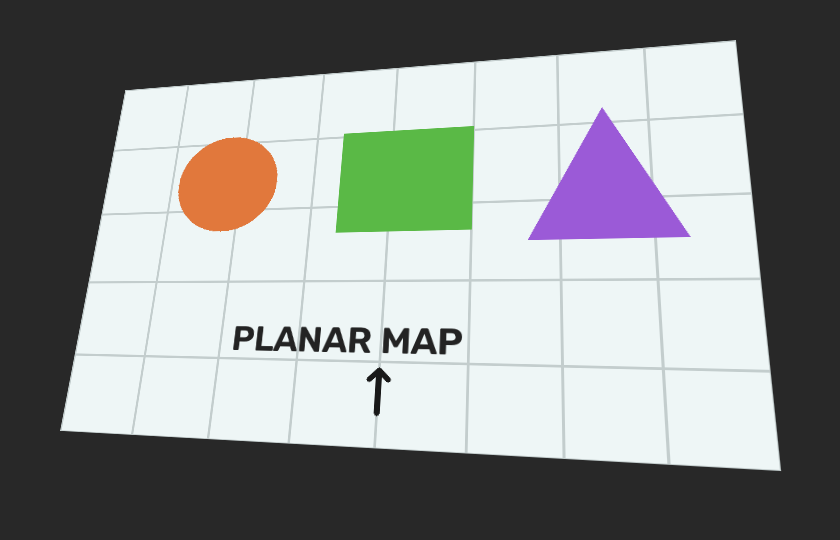
#> input picture Image processing/image-processing-labs/labs/lab07/assets/planar_perspective.png, 840 x 540 px
$ python ex03_bird_eye.py
#> lines starting #> are read from the running program, lines starting #| are printed output that depends on the picture; after the words box and inside, x2 and y2 are one past the last pixel; in counts of white or black regions, pixels touching at a corner belong together
#> in main, frame is the input picture: shape (540, 840, 3); mean B, G, R 145.1, 146.5, 142.9
"""Core: rectify one physical plane from four visible point pairs."""

from pathlib import Path

import cv2
import numpy as np

from labs.common import make_montage

LAB = Path(__file__).resolve().parents[1]
ASSETS = LAB / "assets"

# Corresponding corners are listed clockwise from top-left. Keeping the table
# here makes point ordering visible and gives students one small array to edit.
SOURCE_POINTS = np.float32(
    [
        [125, 90],  # top-left in the perspective image
        [735, 40],  # top-right
        [780, 470],  # bottom-right
        [60, 430],  # bottom-left
    ]
)
# The 8:5 target must match the plane's real aspect ratio, or the result is stretched.
DESTINATION_POINTS = np.float32(
    [
        [0, 0],
        [799, 0],
        [799, 499],
        [0, 499],
    ]
)


def rectify(frame: np.ndarray) -> tuple[np.ndarray, np.ndarray]:
    # Four pairs give exactly the 8 unknowns: no redundancy, so one bad point goes unnoticed.
    homography = cv2.getPerspectiveTransform(SOURCE_POINTS, DESTINATION_POINTS)
    rectified = cv2.warpPerspective(frame, homography, (800, 500))
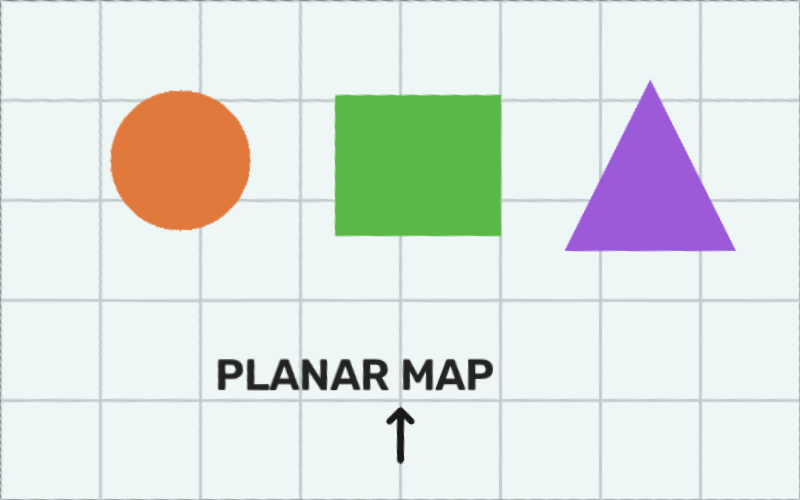
#> rectified: shape (500, 800, 3); mean B, G, R 222.6, 227.1, 221
    return rectified, homography


def process(frame: np.ndarray):
    rectified, homography = rectify(frame)
#> homography = [[1.85, 0.354, -263.6], [0.159, 1.94, -194.7], [0.0005, 0.000634, 1]]
    annotated = frame.copy()
    # Numbered points make the ordering visible, which is how swaps are spotted.
    for index, point in enumerate(SOURCE_POINTS.astype(int), 1):
        cv2.circle(annotated, tuple(point), 8, (0, 80, 255), -1)
        cv2.putText(
            annotated,
            str(index),
            tuple(point + [10, -10]),
            cv2.FONT_HERSHEY_SIMPLEX,
            0.8,
            (0, 80, 255),
            2,
            cv2.LINE_AA,
        )
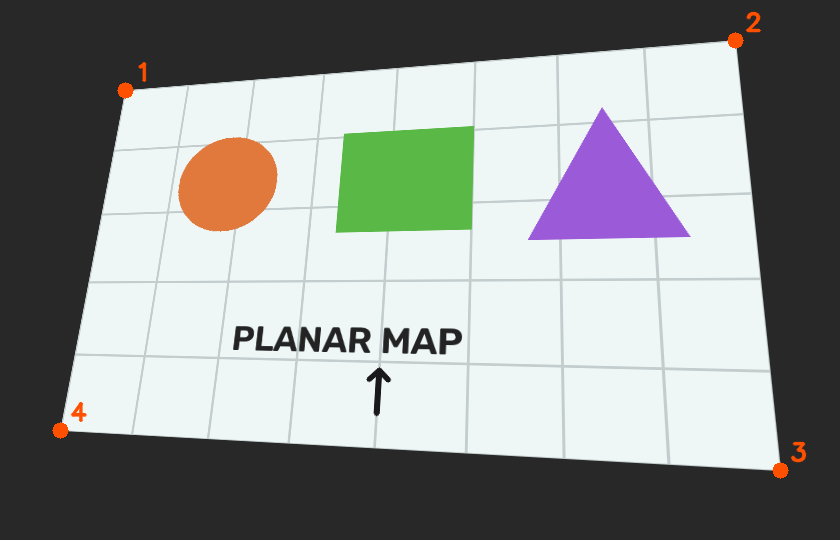
#> annotated: shape (540, 840, 3); 0.34% of pixels changed, all inside (x1, y1, x2, y2) = (52, 11, 807, 479)
    print("H=\n", homography)
#| H=
#|  [[ 1.85349664e+00  3.54344946e-01 -2.63578125e+02]
#|  [ 1.59194693e-01  1.94217526e+00 -1.94695110e+02]
#|  [ 5.00039233e-04  6.33922535e-04  1.00000000e+00]]
    return [("Four source points, clockwise", annotated), ("Bird's-eye result", rectified)]


def main() -> None:
    frame = cv2.imread(ASSETS / "planar_perspective.png")
    montage = make_montage(process(frame))
    cv2.imshow("Lecture 7 - bird's-eye homography", montage)
    cv2.waitKey(0)
    cv2.destroyAllWindows()


if __name__ == "__main__":
    main()
#> (the call stopped at in main, `montage = make_montage(process(frame))`: labs is not available in this run)

$ run again, with Image processing/image-processing-labs/labs/lab07/assets/stitch_left.png copied over Image processing/image-processing-labs/labs/lab07/assets/planar_perspective.png
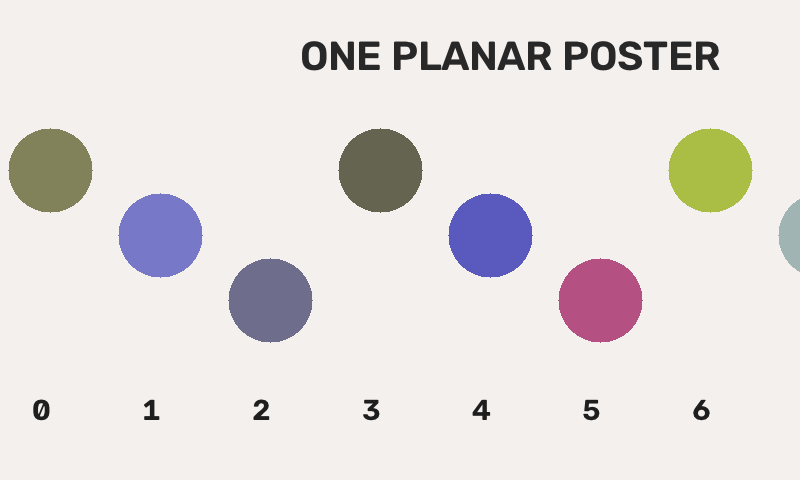
#> input picture Image processing/image-processing-labs/labs/lab07/assets/stitch_left.png, 800 x 480 px
#> in main, frame is the input picture: shape (480, 800, 3); mean B, G, R 223.1, 223.7, 228.3
#> in rectify, `rectified = cv2.warpPerspective(frame, homography, (800, 500))`:
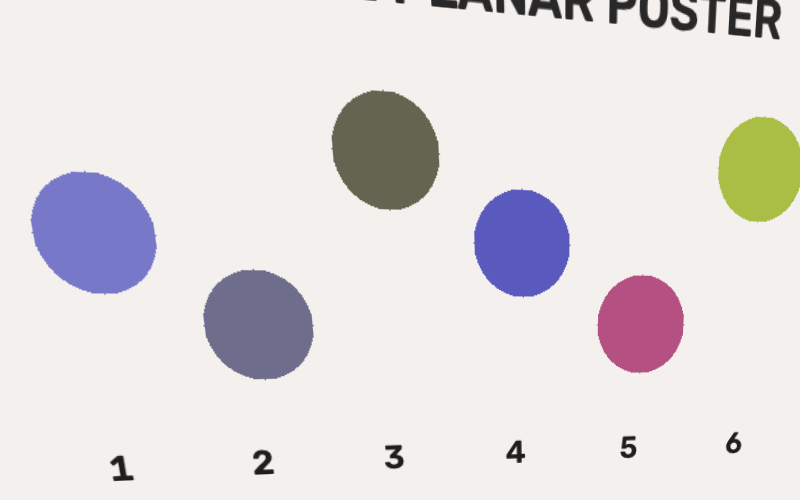
#> rectified: shape (500, 800, 3); mean B, G, R 222.2, 220.6, 225.3
#> homography = [[1.85, 0.354, -263.6], [0.159, 1.94, -194.7], [0.0005, 0.000634, 1]]
#> after the loop in process, `for index, point in enumerate(SOURCE_POINTS.astype(int), 1):`:
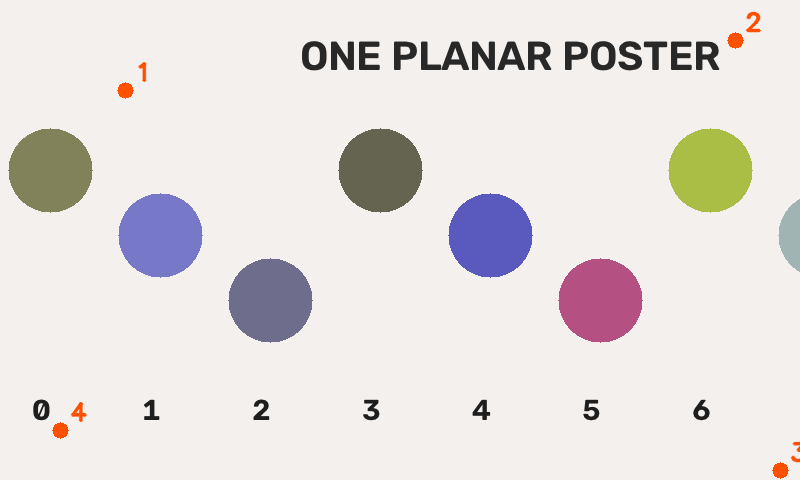
#> annotated: shape (480, 800, 3); 0.38% of pixels changed, all inside (x1, y1, x2, y2) = (52, 11, 800, 479)
#| H=
#|  [[ 1.85349664e+00  3.54344946e-01 -2.63578125e+02]
#|  [ 1.59194693e-01  1.94217526e+00 -1.94695110e+02]
#|  [ 5.00039233e-04  6.33922535e-04  1.00000000e+00]]

$ run again, with Image processing/image-processing-labs/labs/lab07/assets/stitch_right.png copied over Image processing/image-processing-labs/labs/lab07/assets/planar_perspective.png
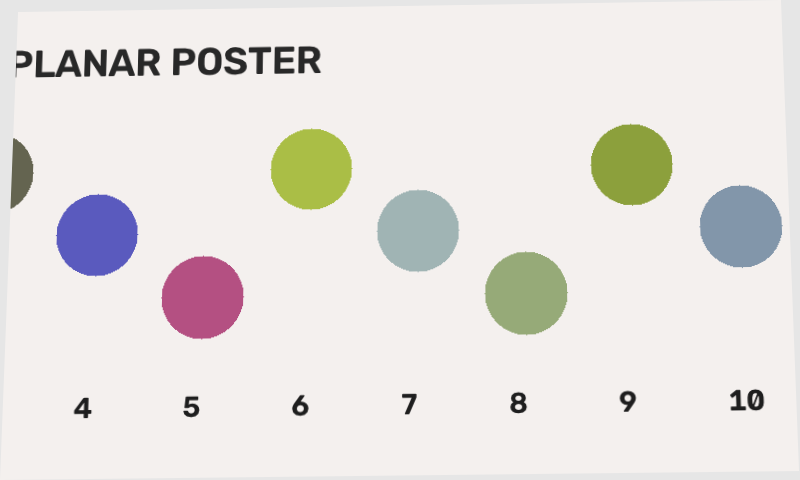
#> input picture Image processing/image-processing-labs/labs/lab07/assets/stitch_right.png, 800 x 480 px
#> in main, frame is the input picture: shape (480, 800, 3); mean B, G, R 224.1, 227.2, 230.6
#> in rectify, `rectified = cv2.warpPerspective(frame, homography, (800, 500))`:
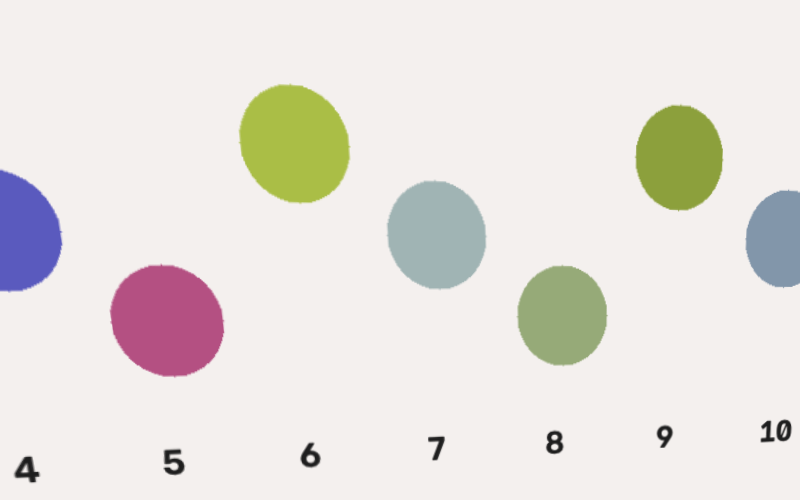
#> rectified: shape (500, 800, 3); mean B, G, R 222.2, 226.7, 230.8
#> homography = [[1.85, 0.354, -263.6], [0.159, 1.94, -194.7], [0.0005, 0.000634, 1]]
#> after the loop in process, `for index, point in enumerate(SOURCE_POINTS.astype(int), 1):`:
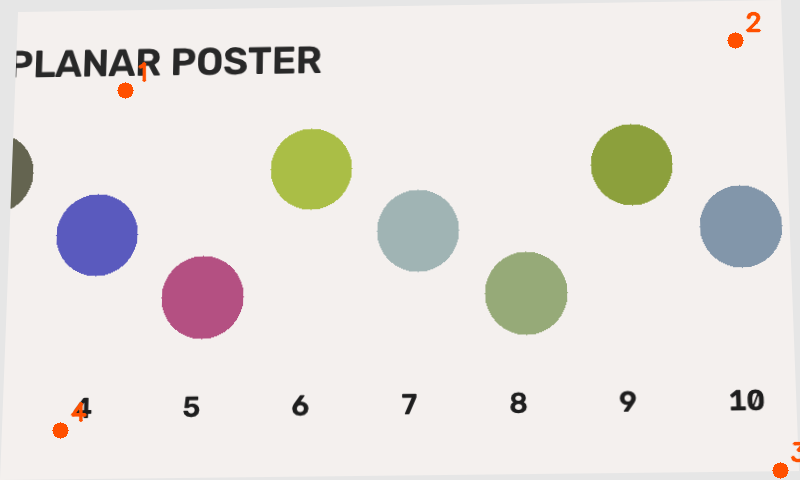
#> annotated: shape (480, 800, 3); 0.38% of pixels changed, all inside (x1, y1, x2, y2) = (52, 11, 800, 479)
#| H=
#|  [[ 1.85349664e+00  3.54344946e-01 -2.63578125e+02]
#|  [ 1.59194693e-01  1.94217526e+00 -1.94695110e+02]
#|  [ 5.00039233e-04  6.33922535e-04  1.00000000e+00]]
